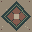

A level layout from a 2D game, rendered from its tile map. Below: a short description, then the map file with its tile-grid data intact:
An orthogonal 1x1 tile map with 32x32 px tiles, 1 tile layer (Assembly), 3 tilesets.

<map version="1.10" orientation="orthogonal" renderorder="right-down" width="1" height="1" tilewidth="32" tileheight="32" infinite="0" nextlayerid="2" nextobjectid="1">
  <tileset firstgid="1" source="../floors.tsx" />
  <tileset firstgid="321" source="../walls.tsx" />
  <tileset firstgid="961" source="../architecture.tsx" />
  <layer id="1" name="Assembly" width="1" height="1">
    <data encoding="csv">
297
</data>
  </layer>
</map>
